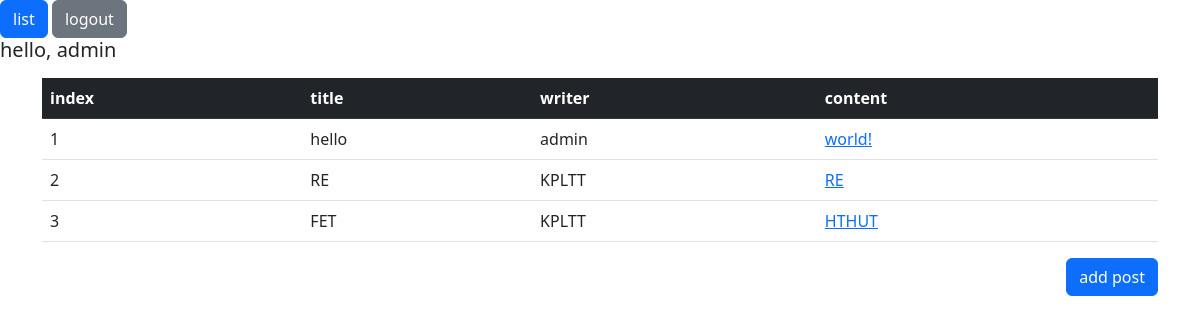
Page / (signed in) on the earlier database version.
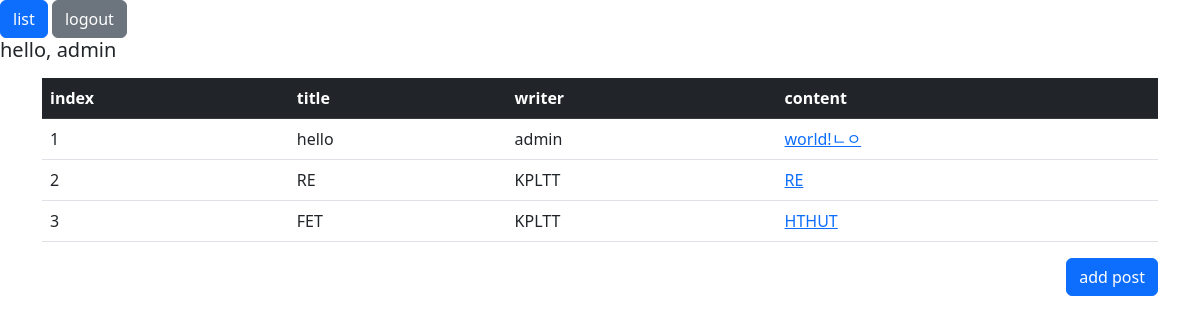
Same page on the later database version.
### tables this page shows
CREATE TABLE "board" (
	"title"	TEXT NOT NULL,
	"writer"	TEXT NOT NULL,
	"content"	TEXT NOT NULL
);

### views/main_views.py (the view)
@bp.route('/')
def index():
    from . import mod_dbconn
    data_list = mod_dbconn.board()
    return render_template('post/post_list.html', post_list=data_list)

### views/mod_dbconn.py (called while the page is built)
def board():
    sql = "SELECT * from board"
    cur.execute(sql)
    data_list = cur.fetchall()
    return data_list

### templates/post/post_list.html
{% extends 'base.html' %}
{% block content %}
<div class="container my-3">
    <table class="table">
        <thead>
        <tr class="table-dark">
            <th>index</th>
            <th>title</th>
            <th>writer</th>
            <th>content</th>
        </tr>
        </thead>
        <tbody>
        {% if post_list %}
        {% for post in post_list %}
        <tr>
            <td>{{ loop.index }}</td>
            <td>{{ post[0] }}</td>
            <td>{{ post[1] }}</td>
            <td><a href= "{{ url_for('post.detail', index=loop.index) }}">{{ post[2] }}</a>
            </td>
        </tr>
        {% endfor %}
        {% else %}
        <tr>
            <td colspan="3">no post</td>
        </tr>
        {% endif %}
        </tbody>
    </table>
     <a href="{{ url_for('post.create') }}" class="btn btn-primary" style="float:right">add post</a>
</div>
{% endblock %}

### templates/base.html (shortened to what this page needs)
<!doctype html>
<html lang="ko">
<head>
    <link rel="stylesheet" href="{{ url_for('static', filename='bootstrap.min.css') }}">
    <link rel="stylesheet" href="{{ url_for('static', filename='style.css') }}">
</head>
<body>
    <a href="{{ url_for('main.index') }}" class="btn btn-primary">list</a>
    {% if session['userId'] %}
    <a href="{{ url_for('auth.logout') }}" class="btn btn-secondary">logout</a>
    <h5>hello, {{session['userId']}}</h5>
    {% else %}
    <a href="{{ url_for('auth.login') }}" class="btn btn-primary">login</a>
    {% endif %}
{% block content %}
{% endblock %}
</body>
</html>

Differences in the rows shown:
changed board "hello": content "world!" → "world!ㄴㅇ"
